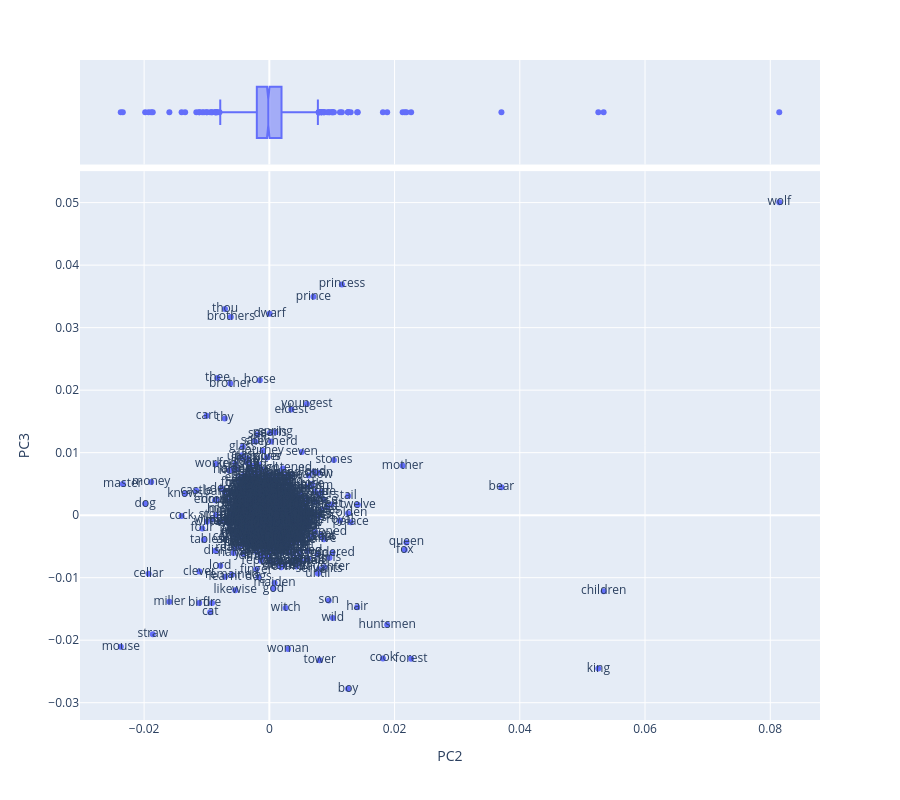

Notebook code for this chart:
### Markdown cell above
## VIS LOADINGS 2,3

### Code cell
fig4=vis_loadings(LOADING,2,3)
fig4.write_image('output/p2591-LOADING2.png')
fig4.show()

### Figure 1 — Plotly figure (JSON) as saved in the notebook; plotly's stock layout.template omitted (floating-point values rounded to 4 significant figures; data arrays with more than 128 entries replaced by an {"elided": "..."} marker saying what was removed)
{"data": [{"hovertemplate": "PC2=%{x}<br>PC3=%{y}<br>term_str=%{text}<extra></extra>", "legendgroup": "", "marker": {"color": "#636efa", "symbol": "circle"}, "mode": "markers+text", "name": "", "orientation": "v", "showlegend": false, "text": {"elided": "942 str values"}, "type": "scatter", "x": {"elided": "942 float values"}, "xaxis": "x", "y": {"elided": "942 float values"}, "yaxis": "y"}, {"alignmentgroup": "True", "hovertemplate": "PC2=%{x}<extra></extra>", "legendgroup": "", "marker": {"color": "#636efa", "symbol": "circle"}, "name": "", "notched": true, "offsetgroup": "", "showlegend": false, "type": "box", "x": {"elided": "942 float values"}, "xaxis": "x2", "yaxis": "y2"}], "layout": {"height": 800, "legend": {"tracegroupgap": 0}, "margin": {"t": 60}, "xaxis": {"anchor": "y", "domain": [0, 1], "title": {"text": "PC2"}}, "xaxis2": {"anchor": "y2", "domain": [0, 1], "matches": "x", "showgrid": true, "showticklabels": false}, "yaxis": {"anchor": "x", "domain": [0, 0.8316], "title": {"text": "PC3"}}, "yaxis2": {"anchor": "x2", "domain": [0.8416, 1], "matches": "y2", "showgrid": false, "showline": false, "showticklabels": false, "ticks": ""}}}
